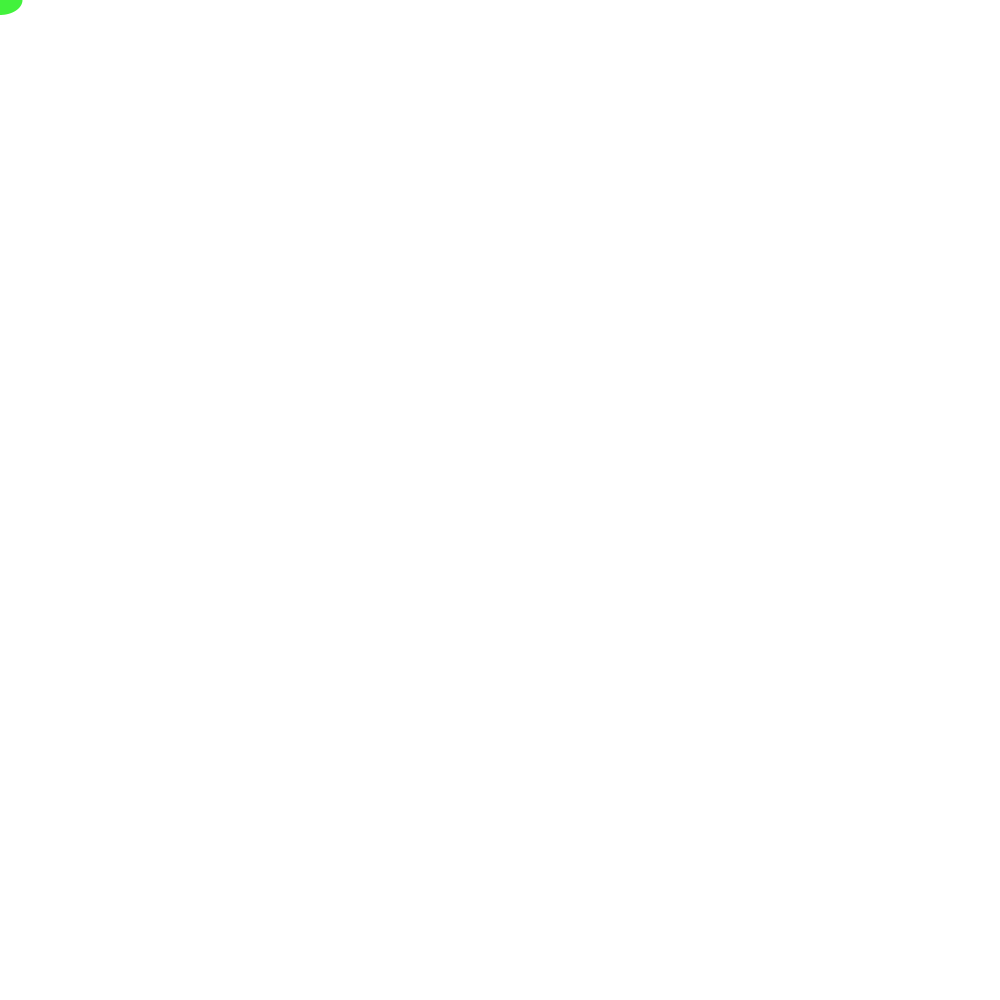
Frame 1 (no input)
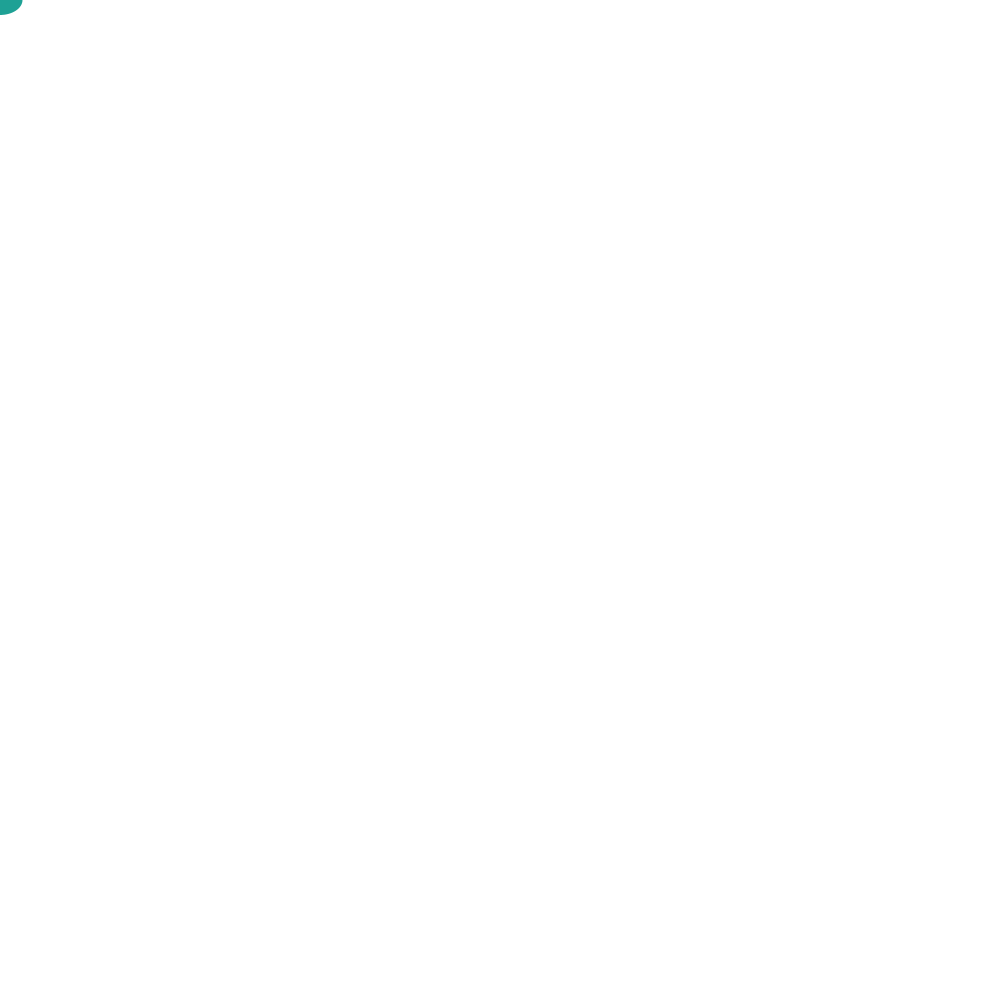
Frame 60 (the mouse pressed at the canvas centre just before this capture)
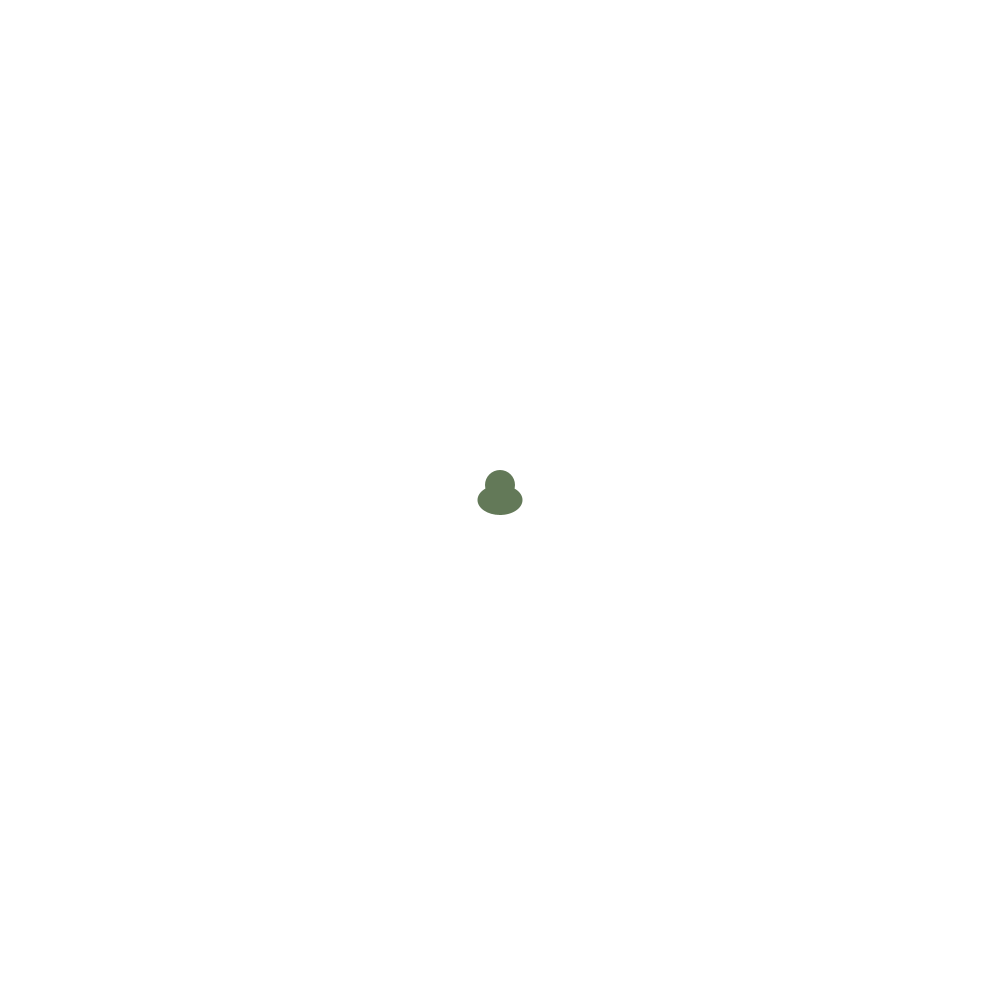
Frame 120 (the mouse held since frame 60 and released just before this capture)

The Processing sketch that drew these frames (run headless with seeded random() and noise(); from frame 60 on, the mouse is pressed at the canvas centre):

// Processing sketch: mouseinput_drawingFunction
// ── mouseinput_drawingFunction.pde
color c;
int xPos, yPos;
int xVel;
int s;

void setup(){
  size(1000,1000);
  smooth();
  background(255);
  xVel= 10;
  int s= int (random(20,200));

  

}

void draw(){
  background(255,20);
  
  if(mousePressed){
    xPos+=xVel;
  }
  drawShip(c,xPos,yPos,s);
    
    
    
    
  c=color(random(255),random(255),random(255));
  drawShip(c,mouseX,mouseY,30);
  
  }


//void mousePressed(){
  
  //  int s= int (random(20,200));
  //  c=color(random(255),random(255),random(255));
  //  drawShip(c,mouseX,mouseY,s);

   



void drawShip(color col, int x, int y, int size){
  
  noStroke();
  fill(col);
  ellipse(x,y,size*1.5,size);
  ellipse(x,y-size/2,size,size);
  
  
}
